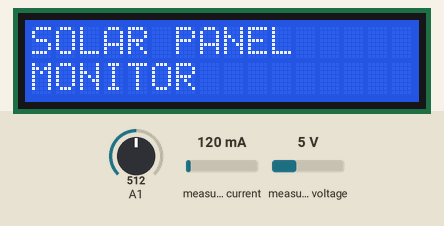
Simulated run of this sketch. Board: Arduino Uno, built with avr-gcc and run on an emulated ATmega328P. On the bench: 16×2 character LCD. Inputs (shaded band) come from the test bench; at power-on: measured current 120 mA, A1 = 512, measured voltage 5 V. The local clock reads 2024-03-15 10:24:30 at power-on unless the sketch sets it; storage starts empty; what the sketch prints to the serial monitor is not drawn.

Above: at 0.2 s.
4.4 s: measured current set to 40 mA
At 8.4 s:
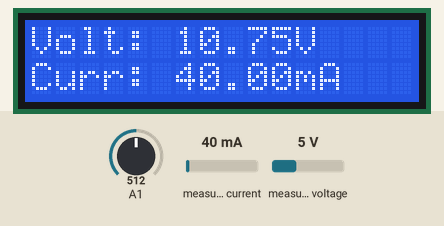
8.7 s: A1 set to 716
At 12.3 s:
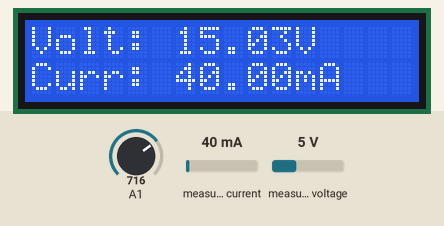
12.8 s: measured current set to 500 mA
At 15.9 s:
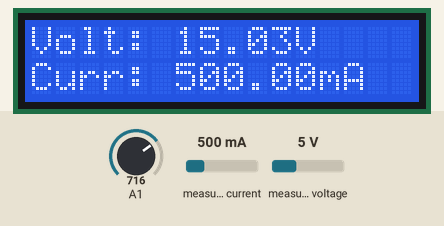
16.9 s: A1 set to 900
At 20.7 s:
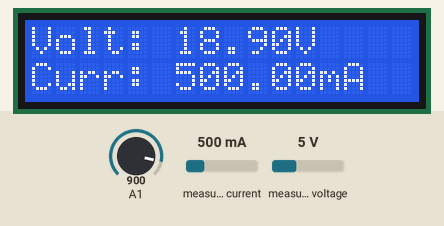
21.0 s: measured current set to 1000 mA
At 24.6 s:
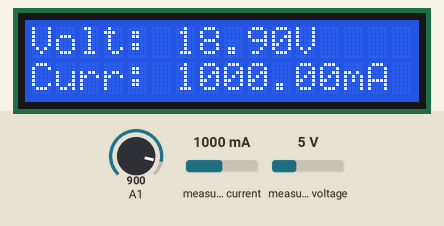
25.1 s: measured current set to 40 mA
At 28.3 s:
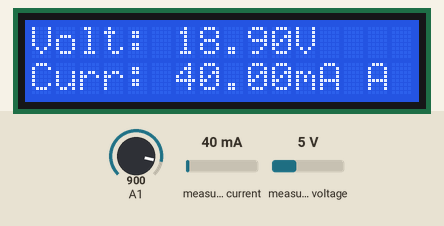
Timing chart, 0 to 29.8 s (numbered marks = the images above; inputs shaded):
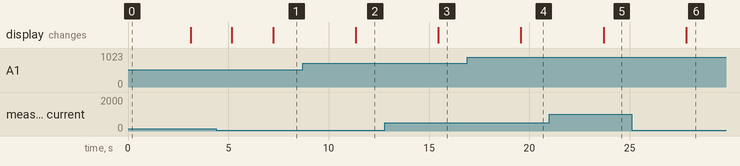

Measured:
- after the input at 4.4 s, the display: first differs from a run without the input after 2.8 s (image 1)
- after the input at 8.7 s, the display: changes after 2.6 s (image 2)
- after the input at 12.8 s, the display: changes after 2.7 s (image 3)
- after the input at 16.9 s, the display: changes after 2.7 s (image 4)
- after the input at 21.0 s, the display: changes after 2.7 s (image 5)
- after the input at 25.1 s, the display: changes after 2.7 s (image 6)

The sketch:

SOLAR_PARAM.ino
```cpp
#include <LiquidCrystal_I2C.h>
#include <SoftwareSerial.h>

#include <SPI.h>
#include <SD.h>
#include <Wire.h>
#include "RTClib.h"
#include <Adafruit_INA219.h>

Adafruit_INA219 ina219;

LiquidCrystal_I2C lcd(0x27, 2, 1, 0, 4, 5, 6, 7, 3, POSITIVE);

RTC_DS1307 rtc;
static DateTime now;
String time_ = "";
String tfData = "";

float adc_voltage = 0;
float in_voltage = 0;

float R1 = 33000;
float R2 = 10000;

float ref_voltage = 5.0;
int adc_value = 0;
const int chipSelect = 2;

float shuntvoltage = 0;
float busvoltage = 0;
float current_mA = 0;
float loadvoltage = 0;
float power_mW = 0;

void setup() {

  lcd.begin(16, 2);
  lcd.setBacklight(HIGH);
  lcd.clear();

  lcd.home();
  lcd.print(F("SOLAR PANEL "));
  lcd.setCursor(0, 1);
  lcd.print("MONITOR");

  Serial.begin(115200);

  if (! ina219.begin()) {
    Serial.println("Failed to find INA219 chip");
    while (1) { delay(10); }
  }
  // To use a slightly lower 32V, 1A range (higher precision on amps):
  //ina219.setCalibration_32V_1A();
  // Or to use a lower 16V, 400mA range (higher precision on volts and amps):
  //ina219.setCalibration_16V_400mA();

  Serial.println("Measuring voltage and current with INA219 ...");

  if (!SD.begin(chipSelect)) {
    Serial.println("Card failed, or not present");
    // don't do anything more:
    return;
  }
  Serial.println("card initialized.");

  File dataFile = SD.open("DATA.txt", FILE_WRITE);

  Wire.begin();

  //init the rtc
  rtc.begin();

  //rtc.adjust(DateTime(2024, 2, 24, 15, 30, 00));

  now = rtc.now();


  delay(3000);
  lcd.clear();
}

void loop() {

  shuntvoltage = ina219.getShuntVoltage_mV();
  busvoltage = ina219.getBusVoltage_V();
  current_mA = ina219.getCurrent_mA();
  power_mW = ina219.getPower_mW();
  loadvoltage = busvoltage + (shuntvoltage / 1000);

  Serial.print("Bus Voltage:   "); Serial.print(busvoltage); Serial.println(" V");
  Serial.print("Shunt Voltage: "); Serial.print(shuntvoltage); Serial.println(" mV");
  Serial.print("Load Voltage:  "); Serial.print(loadvoltage); Serial.println(" V");
  Serial.print("Current:       "); Serial.print(current_mA); Serial.println(" mA");
  Serial.print("Power:         "); Serial.print(power_mW); Serial.println(" mW");
  Serial.println("");

  delay(1000);

  adc_value = analogRead(A1);
  adc_voltage = (adc_value * ref_voltage)/1024.0;
  in_voltage = adc_voltage*(R1+R2)/R2;

  Serial.println("Input Voltage = ");
  Serial.println(in_voltage, 2);

  delay(1000);

  lcd.home();
  lcd.print("Volt: " + String(in_voltage) + "V ");
  lcd.setCursor(0, 1);
  lcd.print("Curr: " + String(current_mA) + "mA ");

  log_data();

}

void log_data()
{
  //("Date,Time,Temperature,Humidity,CO2,methane,ammonia,H2S,pressure,level")
  File dataFile = SD.open("DATA.txt", FILE_WRITE);
  String _time = getTimeStamp();
  Serial.println(_time);
  if (dataFile) {
    dataFile.print(_time);
    dataFile.print(",");
    dataFile.print(String(in_voltage));
    dataFile.print(",");
    dataFile.print(String(current_mA));
    dataFile.println();
    dataFile.close();

  }

  else
  Serial.println("OOPS!! SD card writing failed");
}

String getTimeStamp()
{
  now = rtc.now();
  String timeStamp = String(now.hour()) + ":" + String(now.minute()) + ":" + String(now.second()) + "|" +
  String(now.year()) + "/" + String(now.month()) + "/" + String(now.day());

  return timeStamp;
}
```
